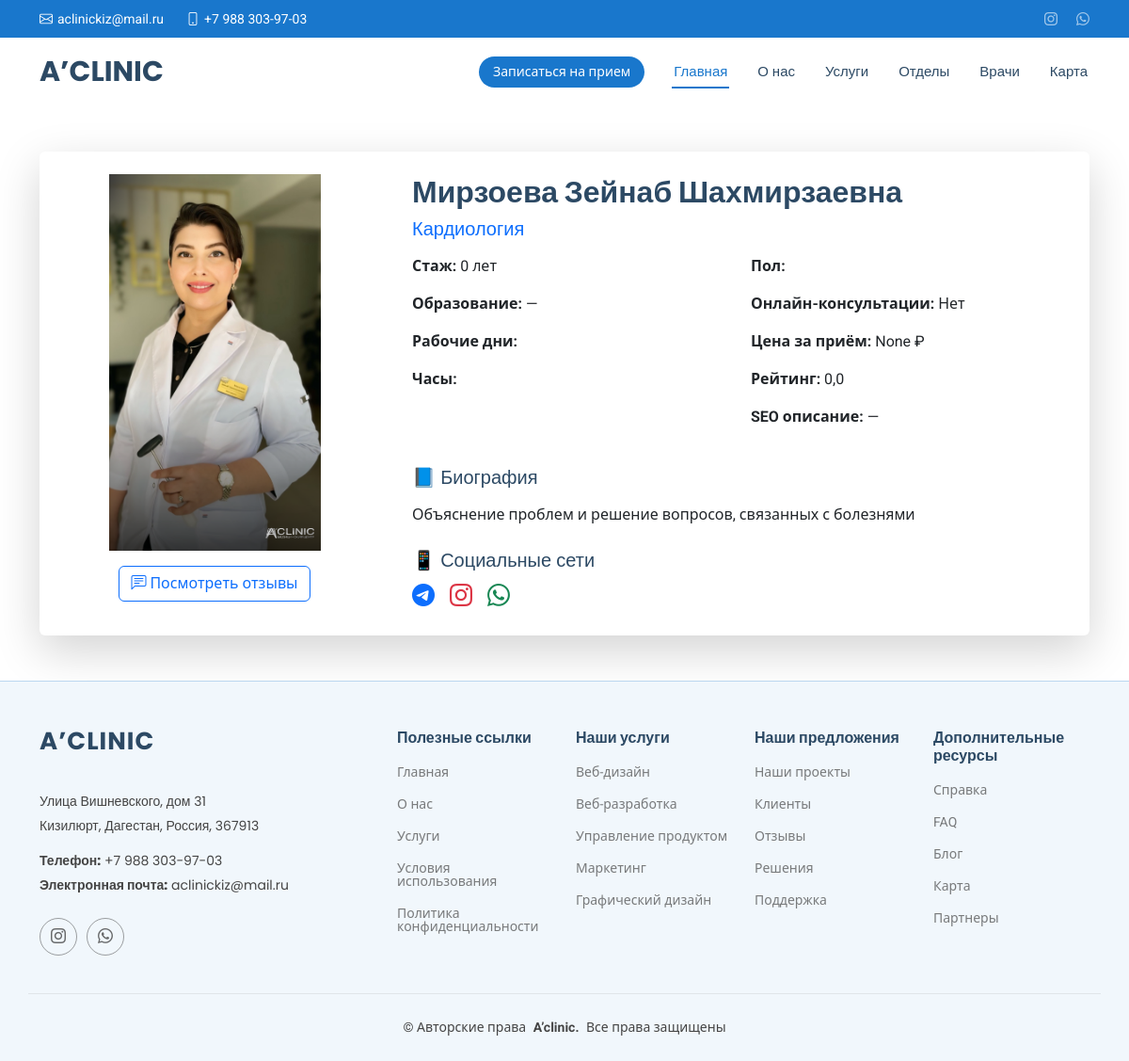
/doctor/mirzoeva-zeinab-shakhmirzaevna/, run on the app's committed database.
### clinic/models.py (models this page shows, shortened)
class Doctor(models.Model):
    name = models.CharField(max_length=100, verbose_name='Имя')
    slug = models.SlugField(unique=True, blank=True, verbose_name='URL')
    department = models.ForeignKey('Departments', verbose_name='Специализация', on_delete=models.CASCADE)
    photo = models.ImageField(upload_to='doctors/', verbose_name='Фото', null=True, blank=True)
    bio = models.TextField(verbose_name='Биография')
    experience_years = models.PositiveIntegerField(default=0, verbose_name='Стаж (в годах)')
    education = models.TextField(verbose_name='Образование', blank=True)
    price_per_consultation = models.DecimalField(max_digits=8, decimal_places=2, verbose_name='Цена за приём',
                                                 null=True, blank=True)
    rating = models.FloatField(default=0, verbose_name='Рейтинг')
    special_services = models.TextField(verbose_name='Специальные услуги', blank=True)
    seo_description = models.CharField(max_length=160, verbose_name='SEO описание', blank=True)
    accepts_online = models.BooleanField(default=False, verbose_name='Онлайн-консультации')
    appointments_url = models.URLField(verbose_name='Ссылка на запись', null=True, blank=True)
    video_presentation = models.URLField(verbose_name='Видео-презентация', null=True, blank=True)
    working_days = models.CharField(max_length=100, verbose_name='Рабочие дни', blank=True)
    working_hours = models.CharField(max_length=100, verbose_name='Рабочие часы', blank=True)
    gender = models.CharField(max_length=10, choices=[('male', 'Мужской'), ('female', 'Женский')], verbose_name='Пол',
                              blank=True)
    available = models.BooleanField(default=True, verbose_name='Доступен')
    social_links = models.ForeignKey('SocialNetwork', on_delete=models.SET_NULL, null=True, blank=True,
                                     verbose_name='Соц. сети')
    class Meta:
        verbose_name = 'Врач'
        verbose_name_plural = 'Врачи'

class Departments(models.Model):
    name = models.CharField(verbose_name='Название отделения')
    bio = models.CharField(verbose_name="Краткое описание")
    photo = models.ImageField(verbose_name="Фото", upload_to='departments/', blank=True, null=True)
    description = models.CharField(verbose_name="Описание")
    class Meta:
        verbose_name = 'Отдел'
        verbose_name_plural = 'Отделы'

### clinic/views.py (the view)
# urls.py: path('doctor/<slug:slug>/', DoctorDetailView.as_view(), name='doctor_detail'),
class DoctorDetailView(DetailView):
    model = Doctor
    template_name = 'clinic/doctor_detail.html'
    context_object_name = 'doctor'
    slug_field = 'slug'
    slug_url_kwarg = 'slug'

### clinic/templates/clinic/doctor_detail.html (shortened to what this page needs)
{% extends "a_clinic/base.html" %}
{% load static %}
{% block content %}
<div class="container py-5">
    <div class="card border-0 shadow-lg">
        <div class="row g-0">
            <div class="col-lg-4 p-4 d-flex flex-column align-items-center">
                <div class="w-100" style="max-width: 300px;">
                    {% if doctor.photo %}
                    <img src="{{ doctor.photo.url }}" alt="{{ doctor.name }}"
                         class="img-fluid rounded"
                         style="width: 100%; height: auto; max-height: 400px; object-fit: contain;">
                    {% else %}
                    <img src="{% static 'img/default_user.png' %}" alt="Фото отсутствует"
                         class="img-fluid rounded"
                         style="width: 100%; height: auto; max-height: 400px; object-fit: contain;">
                    {% endif %}
                </div>
                <div class="text-center mt-3">
                    <a href="{% url 'testimonials_doctor' slug=doctor.slug %}" class="btn btn-outline-primary">
                        <i class="bi bi-chat-left-text"></i> Посмотреть отзывы
                    </a>
                </div>
            </div>
            <div class="col-lg-8 p-4">
                <h2 class="fw-bold">{{ doctor.name }}</h2>
                <h5 class="text-primary">{{ doctor.department.name }}</h5>
                <div class="row mt-3">
                    <div class="col-sm-6">
                        <p><strong>Стаж:</strong> {{ doctor.experience_years }} лет</p>
                        <p><strong>Образование:</strong> {{ doctor.education|default:"—" }}</p>
                        <p><strong>Рабочие дни:</strong><br>{{ doctor.working_days|linebreaks }}</p>
                        <p><strong>Часы:</strong><br>{{ doctor.working_hours|linebreaks }}</p>
                    </div>
                    <div class="col-sm-6">
                        <p><strong>Пол:</strong> {{ doctor.get_gender_display }}</p>
                        <p><strong>Онлайн-консультации:</strong> {{ doctor.accepts_online|yesno:"Да,Нет" }}</p>
                        <p><strong>Цена за приём:</strong> {{ doctor.price_per_consultation }} ₽</p>
                        <p><strong>Рейтинг:</strong> {{ doctor.rating }}</p>
                        <p><strong>SEO описание:</strong> {{ doctor.seo_description|default:"—" }}</p>
                    </div>
                </div>
                {% if doctor.bio %}
                <div class="mt-4">
                    <h5>📘 Биография</h5>
                    <p class="text-muted">{{ doctor.bio|linebreaks }}</p>
                </div>
                {% endif %}
                {% if doctor.social_links %}
                <div class="mt-4">
                    <h5>📱 Социальные сети</h5>
                    <div class="d-flex gap-3 fs-4">
                        {% if doctor.social_links.telegram %}
                        <a href="{{ doctor.social_links.telegram }}" class="text-primary" target="_blank"><i
                                class="bi bi-telegram"></i></a>
                        {% endif %}
                        {% if doctor.social_links.instagram %}
                        <a href="{{ doctor.social_links.instagram }}" class="text-danger" target="_blank"><i
                                class="bi bi-instagram"></i></a>
                        {% endif %}
                        {% if doctor.social_links.whatsapp %}
                        <a href="{{ doctor.social_links.whatsapp }}" class="text-success" target="_blank"><i
                                class="bi bi-whatsapp"></i></a>
                        {% endif %}
                    </div>
                </div>
                {% endif %}
            </div>
        </div>
    </div>
</div>
{% endblock %}

### clinic/static/css/main.css (style rules this page uses)
:root { --default-font: "Roboto", system-ui, -apple-system, "Segoe UI", Roboto, "Helvetica Neue", Arial, "Noto Sans", "Liberation Sans", sans-serif, "Apple Color Emoji", "Segoe UI Emoji", "Segoe UI Symbol", "Noto Color Emoji"; --heading-font: "Poppins", sans-serif; --nav-font: "Raleway", sans-serif; }
:root { --background-color: #ffffff; --default-color: #444444; --heading-color: #2c4964; --accent-color: #1977cc; --surface-color: #ffffff; --contrast-color: #ffffff; }
:root { --nav-color: #2c4964; --nav-hover-color: #1977cc; --nav-mobile-background-color: #ffffff; --nav-dropdown-background-color: #ffffff; --nav-dropdown-color: #2c4964; --nav-dropdown-hover-color: #1977cc; }
:root { scroll-behavior: smooth; }
body { color: var(--default-color); background-color: var(--background-color); font-family: var(--default-font); }
a { color: var(--accent-color); text-decoration: none; transition: 0.3s; }
h1, h2, h3, h4, h5, h6 { color: var(--heading-color); font-family: var(--heading-font); }

### data on the page
Doctor: photo (picture), name "Мирзоева Зейнаб Шахмирзаевна", department.name "Кардиология", experience_years "0", education "—", accepts_online "Нет", price_per_consultation "None", rating "0,0", seo_description "—", bio "Объяснение проблем и решение вопросов, связанных с болезнями"
